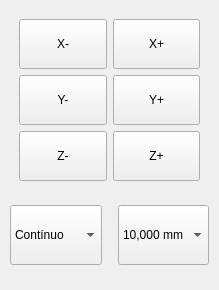
           <widget class="QWidget" name="tab_jog">
            <attribute name="title">
             <string>JOG</string>
            </attribute>
            <layout class="QVBoxLayout" name="lay_jog_tab">
             <property name="leftMargin">
              <number>10</number>
             </property>
             <property name="topMargin">
              <number>10</number>
             </property>
             <property name="rightMargin">
              <number>10</number>
             </property>
             <property name="bottomMargin">
              <number>10</number>
             </property>
             <item>
              <widget class="QWidget" name="w_jog_axes" native="true">
               <layout class="QGridLayout" name="lay_jog_axes">
                <property name="spacing">
                 <number>6</number>
                </property>
                <item row="0" column="0">
                 <widget class="QPushButton" name="btn_jog_x_minus">
                  <property name="minimumSize">
                   <size>
                    <width>0</width>
                    <height>50</height>
                   </size>
                  </property>
                  <property name="maximumSize">
                   <size>
                    <width>16777215</width>
                    <height>80</height>
                   </size>
                  </property>
                  <property name="text">
                   <string>X-</string>
                  </property>
                 </widget>
                </item>
                <item row="0" column="1">
                 <widget class="QPushButton" name="btn_jog_x_plus">
                  <property name="minimumSize">
                   <size>
                    <width>0</width>
                    <height>50</height>
                   </size>
                  </property>
                  <property name="text">
                   <string>X+</string>
                  </property>
                 </widget>
                </item>
                <item row="1" column="0">
                 <widget class="QPushButton" name="btn_jog_y_minus">
                  <property name="minimumSize">
                   <size>
                    <width>0</width>
                    <height>50</height>
                   </size>
                  </property>
                  <property name="text">
                   <string>Y-</string>
                  </property>
                 </widget>
                </item>
                <item row="1" column="1">
                 <widget class="QPushButton" name="btn_jog_y_plus">
                  <property name="minimumSize">
                   <size>
                    <width>0</width>
                    <height>50</height>
                   </size>
                  </property>
                  <property name="text">
                   <string>Y+</string>
                  </property>
                 </widget>
                </item>
                <item row="2" column="0">
                 <widget class="QPushButton" name="btn_jog_z_minus">
                  <property name="minimumSize">
                   <size>
                    <width>0</width>
                    <height>50</height>
                   </size>
                  </property>
                  <property name="text">
                   <string>Z-</string>
                  </property>
                 </widget>
                </item>
                <item row="2" column="1">
                 <widget class="QPushButton" name="btn_jog_z_plus">
                  <property name="minimumSize">
                   <size>
                    <width>0</width>
                    <height>50</height>
                   </size>
                  </property>
                  <property name="text">
                   <string>Z+</string>
                  </property>
                 </widget>
                </item>
               </layout>
              </widget>
             </item>
             <item>
              <widget class="QWidget" name="w_jog_mode_step" native="true">
               <layout class="QHBoxLayout" name="lay_jog_mode_step">
                <property name="leftMargin">
                 <number>0</number>
                </property>
                <property name="rightMargin">
                 <number>0</number>
                </property>
                <item>
                 <widget class="QComboBox" name="cb_jog_mode">
                  <property name="minimumSize">
                   <size>
                    <width>0</width>
                    <height>60</height>
                   </size>
                  </property>
                  <item>
                   <property name="text">
                    <string>Contínuo</string>
                   </property>
                  </item>
                  <item>
                   <property name="text">
                    <string>Incremental</string>
                   </property>
                  </item>
                 </widget>
                </item>
                <item>
                 <spacer name="spc_jog_mode_step">
                  <property name="orientation">
                   <enum>Qt::Horizontal</enum>
                  </property>
                  <property name="sizeHint" stdset="0">
                   <size>
                    <width>10</width>
                    <height>18</height>
                   </size>
                  </property>
                 </spacer>
                </item>
                <item>
                 <widget class="QComboBox" name="cb_jog_step">
                  <property name="minimumSize">
                   <size>
                    <width>0</width>
                    <height>60</height>
                   </size>
                  </property>
                  <item>
                   <property name="text">
                    <string>10,000 mm</string>
                   </property>
                  </item>
                  <item>
                   <property name="text">
                    <string>1,000 mm</string>
                   </property>
                  </item>
                  <item>
                   <property name="text">
                    <string>0,500 mm</string>
                   </property>
                  </item>
                  <item>
                   <property name="text">
                    <string>0,100 mm</string>
                   </property>
                  </item>
                  <item>
                   <property name="text">
                    <string>0,010 mm</string>
                   </property>
                  </item>
                  <item>
                   <property name="text">
                    <string>0,001 mm</string>
                   </property>
                  </item>
                 </widget>
                </item>
               </layout>
              </widget>
             </item>
             <item>
              <widget class="QWidget" name="widget" native="true">
               <property name="maximumSize">
                <size>
                 <width>16777215</width>
                 <height>60</height>
                </size>
               </property>
               <widget class="QLabel" name="lbl_jog_title">
                <property name="geometry">
                 <rect>
                  <x>0</x>
                  <y>0</y>
                  <width>443</width>
                  <height>31</height>
                 </rect>
                </property>
                <property name="text">
                 <string>VELOCIDADE JOG</string>
                </property>
               </widget>
               <widget class="QLabel" name="lbl_jog_value">
                <property name="geometry">
                 <rect>
                  <x>120</x>
                  <y>5</y>
                  <width>200</width>
                  <height>23</height>
                 </rect>
                </property>
                <property name="minimumSize">
                 <size>
                  <width>10</width>
                  <height>0</height>
                 </size>
                </property>
                <property name="maximumSize">
                 <size>
                  <width>200</width>
                  <height>16777215</height>
                 </size>
                </property>
                <property name="text">
                 <string>2700 mm/min</string>
                </property>
                <property name="alignment">
                 <set>Qt::AlignCenter</set>
                </property>
               </widget>
               <widget class="QSlider" name="sld_vel_jog_oper">
                <property name="geometry">
                 <rect>
                  <x>0</x>
                  <y>30</y>
                  <width>270</width>
                  <height>26</height>
                 </rect>
                </property>
                <property name="minimumSize">
                 <size>
                  <width>270</width>
                  <height>0</height>
                 </size>
                </property>
                <property name="maximumSize">
                 <size>
                  <width>300</width>
                  <height>16777215</height>
                 </size>
                </property>
                <property name="maximum">
                 <number>110</number>
                </property>
                <property name="value">
                 <number>100</number>
                </property>
                <property name="orientation">
                 <enum>Qt::Horizontal</enum>
                </property>
               </widget>
               <widget class="QSpinBox" name="spn_jog_speed">
                <property name="geometry">
                 <rect>
                  <x>300</x>
                  <y>0</y>
                  <width>100</width>
                  <height>60</height>
                 </rect>
                </property>
                <property name="minimumSize">
                 <size>
                  <width>100</width>
                  <height>60</height>
                 </size>
                </property>
                <property name="maximumSize">
                 <size>
                  <width>100</width>
                  <height>16777215</height>
                 </size>
                </property>
                <property name="styleSheet">
                 <string notr="true">
QSpinBox::up-button {
    width: 30px;
    height: 30px;
}
QSpinBox::down-button {
    width: 30px;
    height: 30px;
}
   </string>
                </property>
                <property name="suffix">
                 <string>%</string>
                </property>
                <property name="minimum">
                 <number>1</number>
                </property>
                <property name="maximum">
                 <number>200</number>
                </property>
                <property name="value">
                 <number>100</number>
                </property>
               </widget>
              </widget>
             </item>
            </layout>
           </widget>
